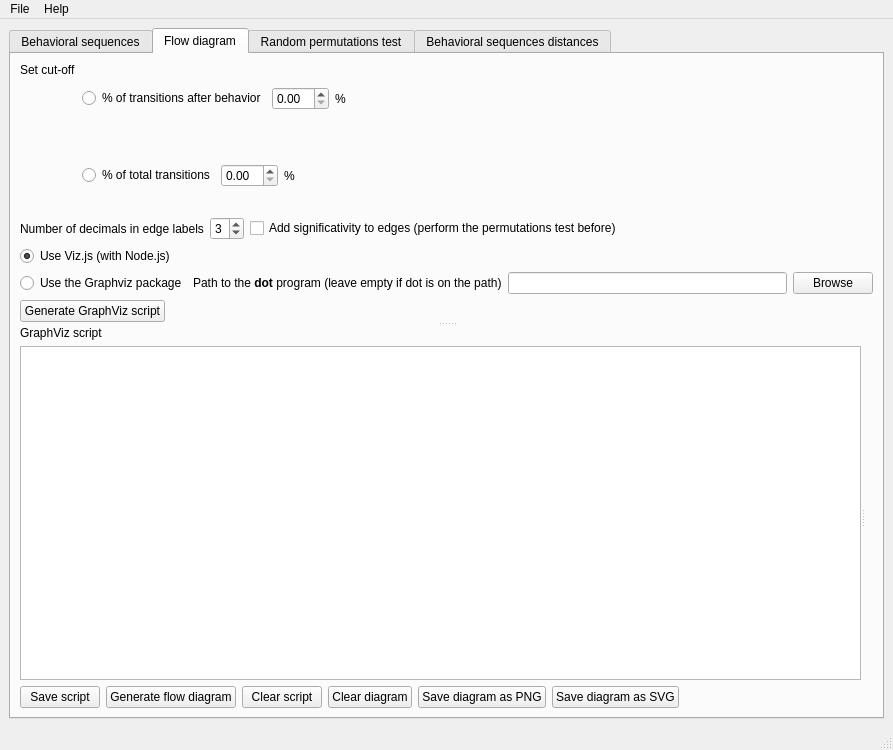
<?xml version="1.0" encoding="UTF-8"?>
<ui version="4.0">
 <class>MainWindow</class>
 <widget class="QMainWindow" name="MainWindow">
  <property name="geometry">
   <rect>
    <x>0</x>
    <y>0</y>
    <width>893</width>
    <height>750</height>
   </rect>
  </property>
  <property name="windowTitle">
   <string>Bed intersection</string>
  </property>
  <widget class="QWidget" name="centralwidget">
   <layout class="QVBoxLayout" name="verticalLayout_2">
    <item>
     <widget class="QTabWidget" name="tabWidget">
      <property name="currentIndex">
       <number>1</number>
      </property>
      <widget class="QWidget" name="tab_strings">
       <attribute name="title">
        <string>Behavioral sequences</string>
       </attribute>
       <layout class="QVBoxLayout" name="verticalLayout_7">
        <item>
         <widget class="QLabel" name="label_2">
          <property name="text">
           <string>&lt;b&gt;Behavioral sequences&lt;/b&gt;</string>
          </property>
         </widget>
        </item>
        <item>
         <layout class="QHBoxLayout" name="horizontalLayout_19">
          <item>
           <widget class="QPlainTextEdit" name="pte_behav_strings">
            <property name="font">
             <font>
              <family>Monospace</family>
             </font>
            </property>
           </widget>
          </item>
          <item>
           <layout class="QVBoxLayout" name="verticalLayout_3">
            <item>
             <widget class="QPushButton" name="pb_clear_behavioral_strings">
              <property name="text">
               <string>Clear sequences</string>
              </property>
             </widget>
            </item>
            <item>
             <spacer name="verticalSpacer_4">
              <property name="orientation">
               <enum>Qt::Vertical</enum>
              </property>
              <property name="sizeHint" stdset="0">
               <size>
                <width>20</width>
                <height>40</height>
               </size>
              </property>
             </spacer>
            </item>
           </layout>
          </item>
         </layout>
        </item>
        <item>
         <layout class="QHBoxLayout" name="horizontalLayout_16">
          <item>
           <widget class="QLabel" name="label_17">
            <property name="text">
             <string>Behaviors delimiter</string>
            </property>
           </widget>
          </item>
          <item>
           <widget class="QLineEdit" name="le_behaviors_separator"/>
          </item>
          <item>
           <widget class="QLabel" name="label_6">
            <property name="text">
             <string>N-gram</string>
            </property>
           </widget>
          </item>
          <item>
           <widget class="QSpinBox" name="sb_ngram">
            <property name="minimum">
             <number>1</number>
            </property>
            <property name="maximum">
             <number>3</number>
            </property>
            <property name="singleStep">
             <number>1</number>
            </property>
           </widget>
          </item>
          <item>
           <spacer name="horizontalSpacer_15">
            <property name="orientation">
             <enum>Qt::Horizontal</enum>
            </property>
            <property name="sizeHint" stdset="0">
             <size>
              <width>40</width>
              <height>20</height>
             </size>
            </property>
           </spacer>
          </item>
         </layout>
        </item>
        <item>
         <layout class="QHBoxLayout" name="horizontalLayout">
          <item>
           <widget class="QLineEdit" name="leStringsFileName">
            <property name="enabled">
             <bool>false</bool>
            </property>
            <property name="text">
             <string/>
            </property>
            <property name="readOnly">
             <bool>true</bool>
            </property>
           </widget>
          </item>
          <item>
           <widget class="QPushButton" name="pb_select_behav_strings_file">
            <property name="text">
             <string>Load sequences from file</string>
            </property>
           </widget>
          </item>
         </layout>
        </item>
        <item>
         <widget class="QCheckBox" name="cb_remove_repeated_behaviors">
          <property name="text">
           <string>Remove repeated behaviors</string>
          </property>
         </widget>
        </item>
        <item>
         <widget class="QLabel" name="label_4">
          <property name="text">
           <string>&lt;html&gt;&lt;head/&gt;&lt;body&gt;&lt;p&gt;&lt;span style=&quot; font-weight:600;&quot;&gt;Descriptive statistics&lt;/span&gt;&lt;/p&gt;&lt;/body&gt;&lt;/html&gt;</string>
          </property>
         </widget>
        </item>
        <item>
         <layout class="QHBoxLayout" name="horizontalLayout_5">
          <item>
           <widget class="QPushButton" name="pb_statistics">
            <property name="text">
             <string>Generate statistics</string>
            </property>
           </widget>
          </item>
          <item>
           <widget class="QPushButton" name="pb_save_observed_matrix">
            <property name="text">
             <string>Transition matrix</string>
            </property>
           </widget>
          </item>
          <item>
           <spacer name="horizontalSpacer">
            <property name="orientation">
             <enum>Qt::Horizontal</enum>
            </property>
            <property name="sizeHint" stdset="0">
             <size>
              <width>40</width>
              <height>20</height>
             </size>
            </property>
           </spacer>
          </item>
         </layout>
        </item>
        <item>
         <widget class="QLabel" name="label_13">
          <property name="text">
           <string>Results</string>
          </property>
         </widget>
        </item>
        <item>
         <widget class="QPlainTextEdit" name="pte_statistics">
          <property name="font">
           <font>
            <family>Monospace</family>
           </font>
          </property>
          <property name="readOnly">
           <bool>true</bool>
          </property>
         </widget>
        </item>
        <item>
         <layout class="QHBoxLayout" name="horizontalLayout_12">
          <item>
           <widget class="QPushButton" name="pb_save_stats_results">
            <property name="text">
             <string>Save results</string>
            </property>
           </widget>
          </item>
          <item>
           <spacer name="horizontalSpacer_8">
            <property name="orientation">
             <enum>Qt::Horizontal</enum>
            </property>
            <property name="sizeHint" stdset="0">
             <size>
              <width>40</width>
              <height>20</height>
             </size>
            </property>
           </spacer>
          </item>
         </layout>
        </item>
       </layout>
       <zorder>label_4</zorder>
       <zorder>label_13</zorder>
       <zorder>pte_statistics</zorder>
       <zorder>label_2</zorder>
       <zorder>cb_remove_repeated_behaviors</zorder>
      </widget>
      <widget class="QWidget" name="tab_flow_diagram">
       <attribute name="title">
        <string>Flow diagram</string>
       </attribute>
       <layout class="QVBoxLayout" name="verticalLayout_13">
        <item>
         <widget class="QSplitter" name="vertical_splitter">
          <property name="orientation">
           <enum>Qt::Vertical</enum>
          </property>
          <widget class="QWidget" name="layoutWidget">
           <layout class="QVBoxLayout" name="verticalLayout_8">
            <item>
             <layout class="QHBoxLayout" name="horizontalLayout_23">
              <item>
               <widget class="QLabel" name="label_8">
                <property name="text">
                 <string>Set cut-off</string>
                </property>
                <property name="alignment">
                 <set>Qt::AlignLeading|Qt::AlignLeft|Qt::AlignTop</set>
                </property>
               </widget>
              </item>
              <item>
               <layout class="QVBoxLayout" name="verticalLayout_5">
                <item>
                 <layout class="QHBoxLayout" name="horizontalLayout_10">
                  <item>
                   <widget class="QRadioButton" name="rb_percent_after_behav">
                    <property name="text">
                     <string>% of transitions after behavior</string>
                    </property>
                    <property name="checked">
                     <bool>false</bool>
                    </property>
                    <attribute name="buttonGroup">
                     <string notr="true">buttonGroup_2</string>
                    </attribute>
                   </widget>
                  </item>
                  <item>
                   <layout class="QHBoxLayout" name="horizontalLayout_4">
                    <item>
                     <widget class="QDoubleSpinBox" name="sb_cutoff_transition_after_behav"/>
                    </item>
                    <item>
                     <widget class="QLabel" name="label_11">
                      <property name="text">
                       <string>%</string>
                      </property>
                     </widget>
                    </item>
                   </layout>
                  </item>
                  <item>
                   <spacer name="horizontalSpacer_9">
                    <property name="orientation">
                     <enum>Qt::Horizontal</enum>
                    </property>
                    <property name="sizeHint" stdset="0">
                     <size>
                      <width>40</width>
                      <height>20</height>
                     </size>
                    </property>
                   </spacer>
                  </item>
                 </layout>
                </item>
                <item>
                 <layout class="QHBoxLayout" name="horizontalLayout_18">
                  <item>
                   <widget class="QRadioButton" name="rb_percent_total_transitions">
                    <property name="text">
                     <string>% of total transitions</string>
                    </property>
                    <attribute name="buttonGroup">
                     <string notr="true">buttonGroup_2</string>
                    </attribute>
                   </widget>
                  </item>
                  <item>
                   <layout class="QHBoxLayout" name="horizontalLayout_8">
                    <item>
                     <widget class="QDoubleSpinBox" name="sb_cutoff_total_transition"/>
                    </item>
                    <item>
                     <widget class="QLabel" name="label_12">
                      <property name="text">
                       <string>%</string>
                      </property>
                     </widget>
                    </item>
                    <item>
                     <spacer name="horizontalSpacer_13">
                      <property name="orientation">
                       <enum>Qt::Horizontal</enum>
                      </property>
                      <property name="sizeHint" stdset="0">
                       <size>
                        <width>40</width>
                        <height>20</height>
                       </size>
                      </property>
                     </spacer>
                    </item>
                   </layout>
                  </item>
                 </layout>
                </item>
               </layout>
              </item>
             </layout>
            </item>
            <item>
             <layout class="QHBoxLayout" name="horizontalLayout_9">
              <item>
               <layout class="QHBoxLayout" name="horizontalLayout_17">
                <item>
                 <widget class="QLabel" name="label_18">
                  <property name="text">
                   <string>Number of decimals in edge labels</string>
                  </property>
                 </widget>
                </item>
                <item>
                 <widget class="QSpinBox" name="sb_decimals">
                  <property name="maximum">
                   <number>6</number>
                  </property>
                  <property name="value">
                   <number>3</number>
                  </property>
                 </widget>
                </item>
               </layout>
              </item>
              <item>
               <widget class="QCheckBox" name="cb_plot_significativity">
                <property name="text">
                 <string>Add significativity to edges (perform the permutations test before)</string>
                </property>
               </widget>
              </item>
              <item>
               <spacer name="horizontalSpacer_11">
                <property name="orientation">
                 <enum>Qt::Horizontal</enum>
                </property>
                <property name="sizeHint" stdset="0">
                 <size>
                  <width>40</width>
                  <height>20</height>
                 </size>
                </property>
               </spacer>
              </item>
             </layout>
            </item>
            <item>
             <widget class="QRadioButton" name="rb_vizjs">
              <property name="text">
               <string>Use Viz.js (with Node.js)</string>
              </property>
              <property name="checked">
               <bool>true</bool>
              </property>
              <attribute name="buttonGroup">
               <string notr="true">buttonGroup</string>
              </attribute>
             </widget>
            </item>
            <item>
             <layout class="QHBoxLayout" name="horizontalLayout_14">
              <item>
               <widget class="QRadioButton" name="rb_graphviz">
                <property name="text">
                 <string>Use the Graphviz package</string>
                </property>
                <attribute name="buttonGroup">
                 <string notr="true">buttonGroup</string>
                </attribute>
               </widget>
              </item>
              <item>
               <widget class="QLabel" name="label_16">
                <property name="text">
                 <string>&lt;html&gt;&lt;head/&gt;&lt;body&gt;&lt;p&gt;Path to the &lt;span style=&quot; font-weight:600;&quot;&gt;dot&lt;/span&gt; program (leave empty if dot is on the path)&lt;/p&gt;&lt;/body&gt;&lt;/html&gt;</string>
                </property>
               </widget>
              </item>
              <item>
               <widget class="QLineEdit" name="le_dot_path">
                <property name="readOnly">
                 <bool>false</bool>
                </property>
               </widget>
              </item>
              <item>
               <widget class="QPushButton" name="pb_browse_dot_path">
                <property name="text">
                 <string>Browse</string>
                </property>
               </widget>
              </item>
             </layout>
            </item>
            <item>
             <layout class="QHBoxLayout" name="horizontalLayout_6">
              <item>
               <widget class="QPushButton" name="pb_graphviz_script">
                <property name="text">
                 <string>Generate GraphViz script</string>
                </property>
               </widget>
              </item>
              <item>
               <spacer name="horizontalSpacer_2">
                <property name="orientation">
                 <enum>Qt::Horizontal</enum>
                </property>
                <property name="sizeHint" stdset="0">
                 <size>
                  <width>40</width>
                  <height>20</height>
                 </size>
                </property>
               </spacer>
              </item>
             </layout>
            </item>
           </layout>
          </widget>
          <widget class="QSplitter" name="horizontal_splitter">
           <property name="orientation">
            <enum>Qt::Horizontal</enum>
           </property>
           <property name="childrenCollapsible">
            <bool>true</bool>
           </property>
           <widget class="QWidget" name="layoutWidget">
            <layout class="QVBoxLayout" name="verticalLayout_4">
             <item>
              <widget class="QLabel" name="label_14">
               <property name="text">
                <string>GraphViz script</string>
               </property>
              </widget>
             </item>
             <item>
              <widget class="QPlainTextEdit" name="pte_gv">
               <property name="font">
                <font>
                 <family>Monospace</family>
                </font>
               </property>
              </widget>
             </item>
             <item>
              <layout class="QHBoxLayout" name="horizontalLayout_13">
               <item>
                <widget class="QPushButton" name="pb_save_gv">
                 <property name="text">
                  <string>Save script</string>
                 </property>
                </widget>
               </item>
               <item>
                <widget class="QPushButton" name="pb_flow_diagram">
                 <property name="text">
                  <string>Generate flow diagram</string>
                 </property>
                </widget>
               </item>
               <item>
                <widget class="QPushButton" name="pb_clear_script">
                 <property name="text">
                  <string>Clear script</string>
                 </property>
                </widget>
               </item>
               <item>
                <widget class="QPushButton" name="pb_clear_diagram">
                 <property name="text">
                  <string>Clear diagram</string>
                 </property>
                </widget>
               </item>
               <item>
                <widget class="QPushButton" name="pb_save_png">
                 <property name="text">
                  <string>Save diagram as PNG</string>
                 </property>
                </widget>
               </item>
               <item>
                <widget class="QPushButton" name="pb_save_svg">
                 <property name="text">
                  <string>Save diagram as SVG</string>
                 </property>
                </widget>
               </item>
               <item>
                <spacer name="horizontalSpacer_12">
                 <property name="orientation">
                  <enum>Qt::Horizontal</enum>
                 </property>
                 <property name="sizeHint" stdset="0">
                  <size>
                   <width>40</width>
                   <height>20</height>
                  </size>
                 </property>
                </spacer>
               </item>
              </layout>
             </item>
            </layout>
           </widget>
           <widget class="QLabel" name="lb_flow_chart">
            <property name="minimumSize">
             <size>
              <width>0</width>
              <height>100</height>
             </size>
            </property>
            <property name="text">
             <string/>
            </property>
           </widget>
          </widget>
         </widget>
        </item>
       </layout>
      </widget>
      <widget class="QWidget" name="tab_randomization">
       <attribute name="title">
        <string>Random permutations test</string>
       </attribute>
       <layout class="QVBoxLayout" name="verticalLayout_6">
        <item>
         <layout class="QHBoxLayout" name="horizontalLayout_2">
          <item>
           <widget class="QCheckBox" name="cb_block_first_behavior">
            <property name="text">
             <string>Block first behavior</string>
            </property>
           </widget>
          </item>
          <item>
           <widget class="QCheckBox" name="cb_block_last_behavior">
            <property name="text">
             <string>Block last behavior</string>
            </property>
           </widget>
          </item>
          <item>
           <spacer name="horizontalSpacer_6">
            <property name="orientation">
             <enum>Qt::Horizontal</enum>
            </property>
            <property name="sizeHint" stdset="0">
             <size>
              <width>40</width>
              <height>20</height>
             </size>
            </property>
           </spacer>
          </item>
         </layout>
        </item>
        <item>
         <widget class="QLabel" name="label_7">
          <property name="text">
           <string>Excluded transitions</string>
          </property>
         </widget>
        </item>
        <item>
         <layout class="QHBoxLayout" name="horizontalLayout_15">
          <item>
           <widget class="QPlainTextEdit" name="pte_excluded_transitions">
            <property name="font">
             <font>
              <family>Monospace</family>
             </font>
            </property>
           </widget>
          </item>
          <item>
           <layout class="QVBoxLayout" name="verticalLayout">
            <item>
             <widget class="QPushButton" name="pb_exclude_repetition">
              <property name="text">
               <string>Exclude repeated behaviors</string>
              </property>
             </widget>
            </item>
            <item>
             <widget class="QPushButton" name="pb_clear_excluded_transitions">
              <property name="text">
               <string>Clear excluded transitions</string>
              </property>
             </widget>
            </item>
            <item>
             <spacer name="verticalSpacer_2">
              <property name="orientation">
               <enum>Qt::Vertical</enum>
              </property>
              <property name="sizeHint" stdset="0">
               <size>
                <width>20</width>
                <height>40</height>
               </size>
              </property>
             </spacer>
            </item>
           </layout>
          </item>
         </layout>
        </item>
        <item>
         <layout class="QHBoxLayout" name="horizontalLayout_3">
          <item>
           <widget class="QLabel" name="label">
            <property name="text">
             <string>Number of permutations</string>
            </property>
           </widget>
          </item>
          <item>
           <widget class="QLineEdit" name="leNumberRandomizations">
            <property name="text">
             <string>100</string>
            </property>
           </widget>
          </item>
          <item>
           <widget class="QLabel" name="label_3">
            <property name="text">
             <string>Number of cores to use</string>
            </property>
           </widget>
          </item>
          <item>
           <widget class="QSpinBox" name="sb_nb_cores">
            <property name="minimum">
             <number>1</number>
            </property>
           </widget>
          </item>
          <item>
           <widget class="QLabel" name="label_5">
            <property name="text">
             <string> (default: total number of cores -1)</string>
            </property>
           </widget>
          </item>
          <item>
           <spacer name="horizontalSpacer_4">
            <property name="orientation">
             <enum>Qt::Horizontal</enum>
            </property>
            <property name="sizeHint" stdset="0">
             <size>
              <width>40</width>
              <height>20</height>
             </size>
            </property>
           </spacer>
          </item>
         </layout>
        </item>
        <item>
         <layout class="QHBoxLayout" name="horizontalLayout_7">
          <item>
           <widget class="QPushButton" name="pb_run_permutations_test">
            <property name="text">
             <string>Run random permutations test</string>
            </property>
           </widget>
          </item>
          <item>
           <spacer name="horizontalSpacer_3">
            <property name="orientation">
             <enum>Qt::Horizontal</enum>
            </property>
            <property name="sizeHint" stdset="0">
             <size>
              <width>40</width>
              <height>20</height>
             </size>
            </property>
           </spacer>
          </item>
         </layout>
        </item>
        <item>
         <widget class="QLabel" name="label_15">
          <property name="text">
           <string>P-values matrix</string>
          </property>
         </widget>
        </item>
        <item>
         <widget class="QPlainTextEdit" name="pte_random">
          <property name="font">
           <font>
            <family>Monospace</family>
           </font>
          </property>
          <property name="readOnly">
           <bool>true</bool>
          </property>
         </widget>
        </item>
        <item>
         <layout class="QHBoxLayout" name="horizontalLayout_11">
          <item>
           <widget class="QPushButton" name="pb_save_random">
            <property name="text">
             <string>Save significativity matrix</string>
            </property>
           </widget>
          </item>
          <item>
           <spacer name="horizontalSpacer_10">
            <property name="orientation">
             <enum>Qt::Horizontal</enum>
            </property>
            <property name="sizeHint" stdset="0">
             <size>
              <width>40</width>
              <height>20</height>
             </size>
            </property>
           </spacer>
          </item>
         </layout>
        </item>
       </layout>
      </widget>
      <widget class="QWidget" name="tab">
       <attribute name="title">
        <string>Behavioral sequences distances</string>
       </attribute>
       <layout class="QVBoxLayout" name="verticalLayout_9">
        <item>
         <layout class="QHBoxLayout" name="horizontalLayout_21">
          <item>
           <widget class="QPushButton" name="pb_levenshtein">
            <property name="text">
             <string>Levenshtein distances</string>
            </property>
           </widget>
          </item>
          <item>
           <widget class="QPushButton" name="pb_needleman_wunsch">
            <property name="text">
             <string>Needleman-Wunsch identities</string>
            </property>
           </widget>
          </item>
          <item>
           <spacer name="horizontalSpacer_5">
            <property name="orientation">
             <enum>Qt::Horizontal</enum>
            </property>
            <property name="sizeHint" stdset="0">
             <size>
              <width>40</width>
              <height>20</height>
             </size>
            </property>
           </spacer>
          </item>
         </layout>
        </item>
        <item>
         <layout class="QHBoxLayout" name="horizontalLayout_22">
          <item>
           <layout class="QVBoxLayout" name="verticalLayout_11">
            <item>
             <widget class="QLabel" name="label_19">
              <property name="text">
               <string>Results</string>
              </property>
             </widget>
            </item>
            <item>
             <spacer name="verticalSpacer">
              <property name="orientation">
               <enum>Qt::Vertical</enum>
              </property>
              <property name="sizeHint" stdset="0">
               <size>
                <width>20</width>
                <height>40</height>
               </size>
              </property>
             </spacer>
            </item>
           </layout>
          </item>
          <item>
           <widget class="QPlainTextEdit" name="pte_distances_results">
            <property name="readOnly">
             <bool>true</bool>
            </property>
           </widget>
          </item>
         </layout>
        </item>
        <item>
         <layout class="QHBoxLayout" name="horizontalLayout_20">
          <item>
           <widget class="QPushButton" name="pb_save_distances">
            <property name="text">
             <string>Save results</string>
            </property>
           </widget>
          </item>
          <item>
           <spacer name="horizontalSpacer_14">
            <property name="orientation">
             <enum>Qt::Horizontal</enum>
            </property>
            <property name="sizeHint" stdset="0">
             <size>
              <width>40</width>
              <height>20</height>
             </size>
            </property>
           </spacer>
          </item>
         </layout>
        </item>
       </layout>
      </widget>
     </widget>
    </item>
   </layout>
  </widget>
  <widget class="QMenuBar" name="menubar">
   <property name="geometry">
    <rect>
     <x>0</x>
     <y>0</y>
     <width>893</width>
     <height>22</height>
    </rect>
   </property>
   <widget class="QMenu" name="menuHelp">
    <property name="title">
     <string>File</string>
    </property>
    <addaction name="actionLoad_behavioral_sequences"/>
    <addaction name="actionQuit"/>
   </widget>
   <widget class="QMenu" name="menuHelp_2">
    <property name="title">
     <string>Help</string>
    </property>
    <addaction name="actionAbout"/>
   </widget>
   <addaction name="menuHelp"/>
   <addaction name="menuHelp_2"/>
  </widget>
  <widget class="QStatusBar" name="statusbar"/>
  <action name="actionDocumentation">
   <property name="text">
    <string>Documentation</string>
   </property>
  </action>
  <action name="actionAbout">
   <property name="text">
    <string>About</string>
   </property>
  </action>
  <action name="actionQuit">
   <property name="text">
    <string>Quit</string>
   </property>
  </action>
  <action name="actionLoad_behavioral_sequences">
   <property name="text">
    <string>Load sequences from file</string>
   </property>
  </action>
 </widget>
 <resources/>
 <connections/>
 <buttongroups>
  <buttongroup name="buttonGroup"/>
  <buttongroup name="buttonGroup_2"/>
 </buttongroups>
</ui>
